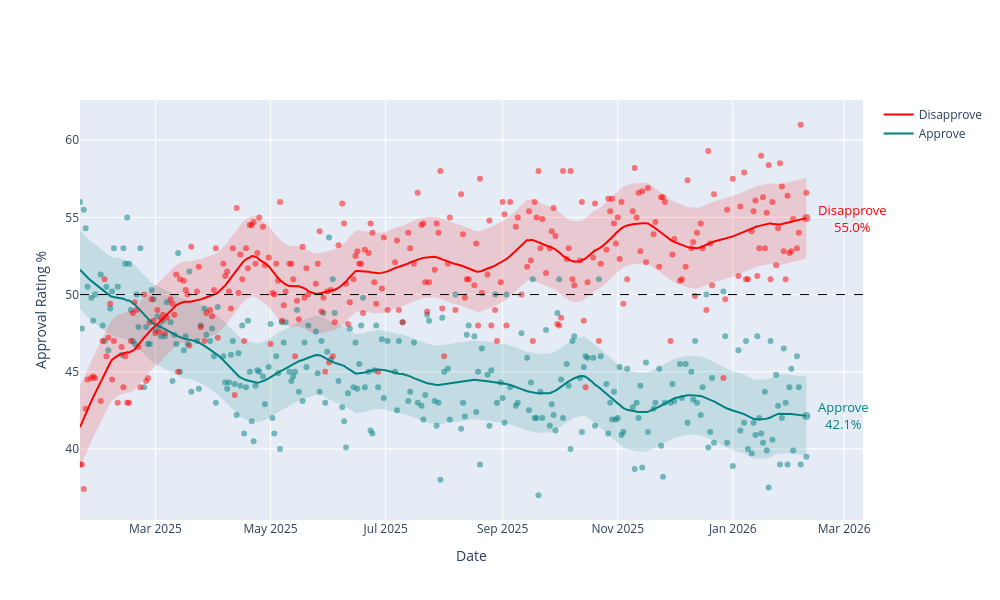

The cell this chart's notebook holds for it:
### Code cell
# --- Approval (yes) ---
fig_yes = px.scatter(
    result, x="end_date", y="yes",
    color_discrete_sequence=['teal'],
    trendline="lowess",
    trendline_options=dict(frac=0.1)
)
yes_trace = fig_yes.data[1]
smoothed_yes = yes_trace.y
residuals_yes = result['yes'].values - smoothed_yes
std_yes = residuals_yes.std()
upper_yes = smoothed_yes + 0.96 * std_yes
lower_yes = smoothed_yes - 0.96 * std_yes

# --- Disapproval (no) ---
fig_no = px.scatter(
    result, x="end_date", y="no",
    color_discrete_sequence=['red'],
    trendline="lowess",
    trendline_options=dict(frac=0.1)
)
no_trace = fig_no.data[1]
smoothed_no = no_trace.y
residuals_no = result['no'].values - smoothed_no
std_no = residuals_no.std()
upper_no = smoothed_no + 0.96 * std_no
lower_no = smoothed_no - 0.96 * std_no

# --- Combine into one figure ---
fig = go.Figure()

# Approval band
fig.add_trace(go.Scatter(x=yes_trace.x, y=lower_yes, mode='lines', line=dict(width=0), showlegend=False))
fig.add_trace(go.Scatter(x=yes_trace.x, y=upper_yes, mode='lines', line=dict(width=0), fill='tonexty', fillcolor='rgba(0,128,128,0.15)', showlegend=False))

# Disapproval band
fig.add_trace(go.Scatter(x=no_trace.x, y=lower_no, mode='lines', line=dict(width=0), showlegend=False))
fig.add_trace(go.Scatter(x=no_trace.x, y=upper_no, mode='lines', line=dict(width=0), fill='tonexty', fillcolor='rgba(255,0,0,0.15)', showlegend=False))

# Scatter points
for trace in fig_yes.data[0:1]:
    fig.add_trace(trace)
for trace in fig_no.data[0:1]:
    fig.add_trace(trace)

# Smooth lines
fig.add_trace(go.Scatter(x=yes_trace.x, y=smoothed_yes, mode='lines', line=dict(color='teal', width=2), name='Approve'))
fig.add_trace(go.Scatter(x=no_trace.x, y=smoothed_no, mode='lines', line=dict(color='red', width=2), name='Disapprove'))

# End point annotations and markers
last_date = yes_trace.x[-1]
fig.add_annotation(x=last_date, y=smoothed_yes[-1], text=f"Approve<br>{smoothed_yes[-1]:.1f}%", showarrow=False, xanchor="left", xshift=10, font=dict(size=13, color="teal"))
fig.add_annotation(x=last_date, y=smoothed_no[-1], text=f"Disapprove<br>{smoothed_no[-1]:.1f}%", showarrow=False, xanchor="left", xshift=10, font=dict(size=13, color="red"))
fig.add_trace(go.Scatter(x=[last_date], y=[smoothed_yes[-1]], mode="markers", marker=dict(size=8, color="teal"), showlegend=False))
fig.add_trace(go.Scatter(x=[last_date], y=[smoothed_no[-1]], mode="markers", marker=dict(size=8, color="red"), showlegend=False))

# Layout
fig.update_layout(
    width=1000, height=600,
    xaxis_title="Date",
    yaxis_title="Approval Rating %"
)

fig.update_traces(marker=dict(opacity=0.5))
fig.update_xaxes(range=[result['end_date'].min(), last_date + pd.Timedelta(days=30)])
fig.add_hline(y=50, line=dict(color="black", dash="dash", width=1))

### Figure 1 — Plotly figure (JSON) as saved in the notebook; plotly's stock layout.template omitted (floating-point values rounded to 4 significant figures; data arrays with more than 128 entries replaced by an {"elided": "..."} marker saying what was removed)
{"data": [{"line": {"width": 0}, "marker": {"opacity": 0.5}, "mode": "lines", "showlegend": false, "type": "scatter", "x": {"elided": "292 str values"}, "y": {"elided": "292 float values"}}, {"fill": "tonexty", "fillcolor": "rgba(0,128,128,0.15)", "line": {"width": 0}, "marker": {"opacity": 0.5}, "mode": "lines", "showlegend": false, "type": "scatter", "x": {"elided": "292 str values"}, "y": {"elided": "292 float values"}}, {"line": {"width": 0}, "marker": {"opacity": 0.5}, "mode": "lines", "showlegend": false, "type": "scatter", "x": {"elided": "292 str values"}, "y": {"elided": "292 float values"}}, {"fill": "tonexty", "fillcolor": "rgba(255,0,0,0.15)", "line": {"width": 0}, "marker": {"opacity": 0.5}, "mode": "lines", "showlegend": false, "type": "scatter", "x": {"elided": "292 str values"}, "y": {"elided": "292 float values"}}, {"hovertemplate": "end_date=%{x}<br>yes=%{y}<extra></extra>", "legendgroup": "", "marker": {"color": "teal", "opacity": 0.5, "symbol": "circle"}, "mode": "markers", "name": "", "orientation": "v", "showlegend": false, "type": "scatter", "x": {"elided": "292 str values"}, "xaxis": "x", "y": {"elided": "292 float values"}, "yaxis": "y"}, {"hovertemplate": "end_date=%{x}<br>no=%{y}<extra></extra>", "legendgroup": "", "marker": {"color": "red", "opacity": 0.5, "symbol": "circle"}, "mode": "markers", "name": "", "orientation": "v", "showlegend": false, "type": "scatter", "x": {"elided": "292 str values"}, "xaxis": "x", "y": {"elided": "292 float values"}, "yaxis": "y"}, {"line": {"color": "teal", "width": 2}, "marker": {"opacity": 0.5}, "mode": "lines", "name": "Approve", "type": "scatter", "x": {"elided": "292 str values"}, "y": {"elided": "292 float values"}}, {"line": {"color": "red", "width": 2}, "marker": {"opacity": 0.5}, "mode": "lines", "name": "Disapprove", "type": "scatter", "x": {"elided": "292 str values"}, "y": {"elided": "292 float values"}}, {"marker": {"color": "teal", "opacity": 0.5, "size": 8}, "mode": "markers", "showlegend": false, "type": "scatter", "x": ["2026-02-09T00:00:00"], "y": [42.14]}, {"marker": {"color": "red", "opacity": 0.5, "size": 8}, "mode": "markers", "showlegend": false, "type": "scatter", "x": ["2026-02-09T00:00:00"], "y": [54.95]}], "layout": {"annotations": [{"font": {"color": "teal", "size": 13}, "showarrow": false, "text": "Approve<br>42.1%", "x": "2026-02-09T00:00:00", "xanchor": "left", "xshift": 10, "y": 42.14}, {"font": {"color": "red", "size": 13}, "showarrow": false, "text": "Disapprove<br>55.0%", "x": "2026-02-09T00:00:00", "xanchor": "left", "xshift": 10, "y": 54.95}], "height": 600, "shapes": [{"line": {"color": "black", "dash": "dash", "width": 1}, "type": "line", "x0": 0, "x1": 1, "xref": "x domain", "y0": 50, "y1": 50, "yref": "y"}], "width": 1000, "xaxis": {"range": ["2025-01-20T00:00:00", "2026-03-11T00:00:00"], "title": {"text": "Date"}}, "yaxis": {"title": {"text": "Approval Rating %"}}}}
